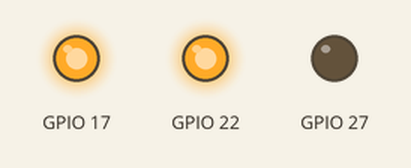
This program was run on a simulated Raspberry Pi (BCM pin numbers). Parts: output pins drawn as LEDs (lit = HIGH). At 3.0 s the program stops and its outputs stay as they are.

Above: at 0.1 s.
At 3.1 s:
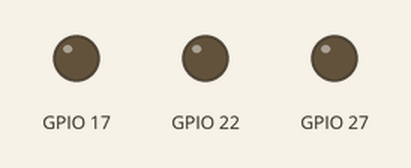
Timing chart, 0 to 4.5 s (numbered marks = the images above):
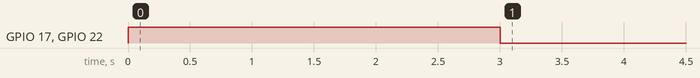

Measured:
- by itself, GPIO 17, GPIO 22: LOW → HIGH at 0.00 s, → LOW 3.0 s later

The program:

success0323_2.py
```python
import RPi.GPIO as GPIO
import time

GPIO.setmode(GPIO.BCM)
GPIO.setup(17,GPIO.OUT)
GPIO.setup(22,GPIO.OUT)
GPIO.setup(27,GPIO.OUT)

GPIO.output(17,True)
GPIO.output(22,True)
GPIO.output(27,False)

time.sleep(3)
GPIO.cleanup()
```
